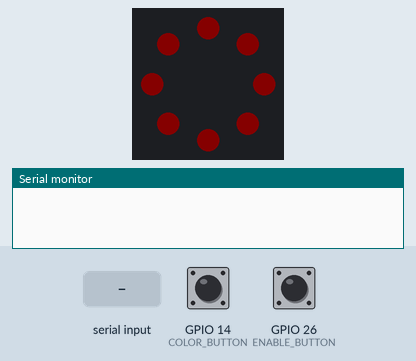
The sketch below on a simulated ESP32. Parts: 8 RGB LEDs in a ring, first at the top, clockwise, the last lines printed to the serial monitor. Inputs (shaded band) come from the test bench; at power-on: GPIO 26 (ENABLE_BUTTON) HIGH, GPIO 14 (COLOR_BUTTON) HIGH. Dim RGB values are drawn brighter than linear.

Above: at 1.2 s.
1.3 s: GPIO 26 (ENABLE_BUTTON) pulled LOW for 0.15 s
At 1.4 s:
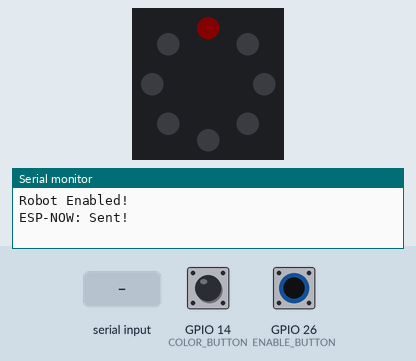
2.0 s: "2\n" received over Serial
At 2.3 s:
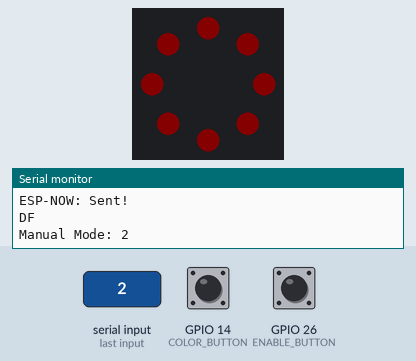
5.0 s: GPIO 14 (COLOR_BUTTON) pulled LOW for 1 s
At 5.35 s:
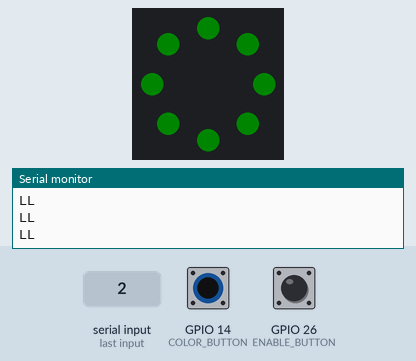
6.6 s: "90,45\n" received over Serial
At 9.2 s:
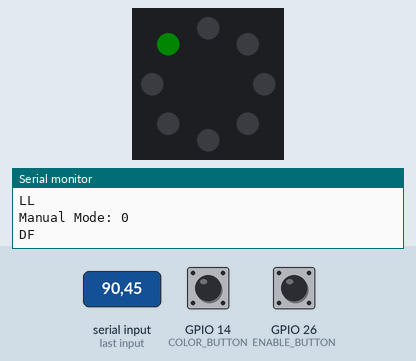
9.4 s: GPIO 14 (COLOR_BUTTON) pulled LOW for 3.2 s
At 11.16 s:
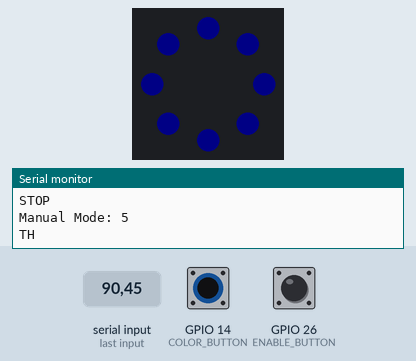
13.2 s: GPIO 14 (COLOR_BUTTON) pulled LOW for 1 s
At 14.64 s:
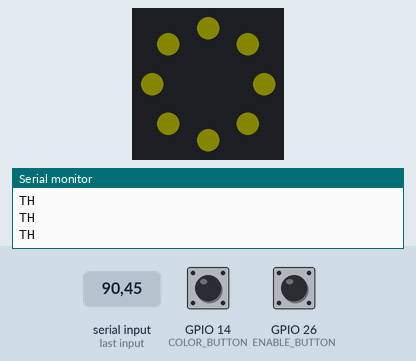
Timing chart, 0 to 15.8 s (numbered marks = the images above; inputs shaded):
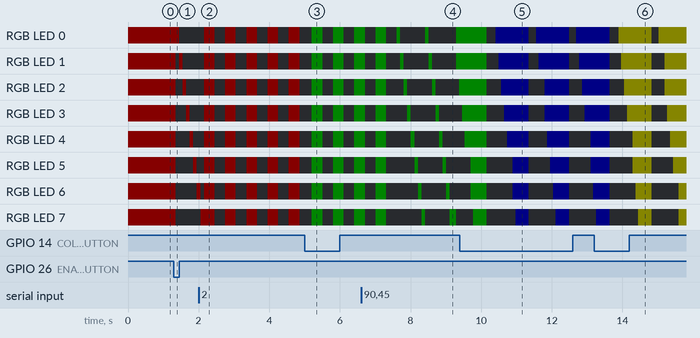

The sketch:

0407_version_color_timer_enable_typing_ESPtesting.ino
```cpp
/*
=====================================================
LED Ring + ESP-NOW Controller (By: [Your Name])
Version: 2025-04-07
=====================================================

📘 USER GUIDE:
1️⃣ Color Button (GPIO 14):
    - Press to cycle through predefined team colors on the LED ring.

2️⃣ Enable Button (GPIO 26):
    - Press to start the robot system.
    - Sends an ESP-NOW "ENABLE" signal to other ESP32 modules.
    - Starts a 15-second timer.
    - After the timer, sends a "DISABLE" signal and stops the LED effects.

3️⃣ FSM State Control:
    - Receives FSM state (0–6) from other ESP32 modules via ESP-NOW.
    - Changes LED display mode accordingly.

4️⃣ Manual Debug Option:
    - You can type numbers 0 to 6 in the Serial Monitor (115200 baud)
      to manually override FSM display for debugging.

🧠 FSM State Mapping:
    0: Drive Forward
    1: Drive Backward
    2: Launch Left
    3: Launch Right
    4: Stop
    5: To Home
    6: At Home
=====================================================
*/

#include <Adafruit_NeoPixel.h>
#include <esp_now.h>
#include <WiFi.h>

#define LED_PIN 13
#define COLOR_BUTTON 14
#define NUM_LEDS 8
#define ENABLE_BUTTON 26
#define MY_ID 1  // Identifier for this ESP32 board

Adafruit_NeoPixel ring(NUM_LEDS, LED_PIN, NEO_GRB + NEO_KHZ800);

// ----- Global Variables -----
bool enabled = false;
bool lastEnableButtonState = HIGH;
int colorIndex = 0;
int motionCommand = 0; // FSM state (0–6)
int lastColorButtonState = HIGH;
int startTime;
int duration = 150000; // Duration = 2 min 30 sec

uint32_t colors[] = {
  ring.Color(255, 0, 0),     // Red
  ring.Color(0, 255, 0),     // Green
  ring.Color(0, 0, 255),     // Blue
  ring.Color(255, 255, 0),   // Yellow
  ring.Color(255, 255, 255)  // White
};
int totalColors = sizeof(colors) / sizeof(colors[0]);

// ----- ESP-NOW Setup -----
typedef struct struct_message {
  uint8_t senderID;
  uint8_t command;   // 1 = ENABLE, 2 = DISABLE, 3 = FSM State
  uint8_t state;     // FSM state value (0–6)
} struct_message;

struct_message outgoingData;
uint8_t broadcastAddress[] = {0xFF, 0xFF, 0xFF, 0xFF, 0xFF, 0xFF}; // Can be replaced with specific MAC

void sendCommand(uint8_t cmd, uint8_t state = 0) {
  outgoingData.senderID = MY_ID;
  outgoingData.command = cmd;
  outgoingData.state = state;
  esp_err_t result = esp_now_send(broadcastAddress, (uint8_t *) &outgoingData, sizeof(outgoingData));
  Serial.println(result == ESP_OK ? "ESP-NOW: Sent!" : "ESP-NOW: Send Failed");
}

// ESP-NOW receive callback (new ESP32 v3+ format)
void OnDataRecv(const esp_now_recv_info_t *info, const uint8_t *incomingData, int len) {
  struct_message incoming;
  memcpy(&incoming, incomingData, sizeof(incoming));
  if (incoming.command == 3) {
    motionCommand = incoming.state;
    Serial.print("Received FSM state: ");
    Serial.println(motionCommand);
  }
}

void setup() {
  pinMode(COLOR_BUTTON, INPUT_PULLUP);
  pinMode(ENABLE_BUTTON, INPUT_PULLUP);
  Serial.begin(115200);

  ring.begin();
  ring.setBrightness(8);
  ring.show();

  // Initialize ESP-NOW
  WiFi.mode(WIFI_STA);
  if (esp_now_init() != ESP_OK) {
    Serial.println("ESP-NOW init failed");
    return;
  }
  esp_now_register_recv_cb(OnDataRecv);

  esp_now_peer_info_t peerInfo = {};
  memcpy(peerInfo.peer_addr, broadcastAddress, 6);
  peerInfo.channel = 0;
  peerInfo.encrypt = false;
  if (esp_now_add_peer(&peerInfo) != ESP_OK) {
    Serial.println("Failed to add peer");
    return;
  }

}

void loop() {
  // Handle color selection button
  int colorButtonState = digitalRead(COLOR_BUTTON);
  if (colorButtonState == LOW && lastColorButtonState == HIGH) {
    delay(50); // Debounce
    colorIndex = (colorIndex + 1) % totalColors;
    alwaysBright(colors[colorIndex]);
  }
  lastColorButtonState = colorButtonState;

  // Handle ENABLE button
  bool enableState = digitalRead(ENABLE_BUTTON);
  if (enableState == LOW && lastEnableButtonState == HIGH) {
    delay(50); // Debounce
    if (digitalRead(ENABLE_BUTTON) == LOW) {
      enabled = true;
      startTime = millis();
      Serial.println("Robot Enabled!");
      sendCommand(1); // Send ENABLE signal
    }
  }
  lastEnableButtonState = enableState;

  // Optional manual typing input for FSM state (0–6)
  if (Serial.available() > 0) {
    char input = Serial.read();
    if (input >= '0' && input <= '6') {
      motionCommand = input - '0';
      Serial.print("Manual Mode: ");
      Serial.println(motionCommand);
    }
  }

  // Main execution loop
  if (enabled) {
    switch (motionCommand) {
      case 0: rotatingEffectCW(colors[colorIndex]); Serial.println("DF"); break; //Drive Forward
      case 1: rotatingEffectCCW(colors[colorIndex]); Serial.println("DB"); break; //Drive Backward
      case 2: slowBlinkingEffect(colors[colorIndex]); Serial.println("LL"); break; //Launch Left
      case 3: fastBlinkingEffect(colors[colorIndex]); Serial.println("LR"); break; //Launch Right
      case 4: alwaysBright(colors[colorIndex]); Serial.println("STOP"); break; //STOP
      case 5: wipeFillEffect(colors[colorIndex]); Serial.println("TH"); break; //To Home
      case 6: pulseForward(colors[colorIndex]); Serial.println("AT"); break; //At Home
    }

    if ((millis() - startTime) > duration) {
      enabled = false;
      Serial.println("Timer expired. Sending DISABLE signal.");
      sendCommand(2); // Send DISABLE signal
    }
  } else {
    alwaysBright(colors[colorIndex]);
  }
}

// ================= LED Display Effects =================
void rotatingEffectCW(uint32_t color) {
  for (int i = 0; i < NUM_LEDS; i++) {
    ring.clear();
    ring.setPixelColor(i, color);
    ring.show();
    delay(100);
  }
}
void rotatingEffectCCW(uint32_t color) {
  for (int i = NUM_LEDS - 1; i >= 0; i--) {
    ring.clear();
    ring.setPixelColor(i, color);
    ring.show();
    delay(100);
  }
}
void slowBlinkingEffect(uint32_t color) {
  ring.fill(color);
  ring.show();
  delay(300);
  ring.clear();
  ring.show();
  delay(300);
}
void fastBlinkingEffect(uint32_t color) {
  ring.fill(color);
  ring.show();
  delay(40);
  ring.clear();
  ring.show();
  delay(40);
}
void alwaysBright(uint32_t color) {
  ring.fill(color);
  ring.show();
}
void wipeFillEffect(uint32_t color) {
  ring.clear();
  for (int i = 0; i < NUM_LEDS; i++) {
    ring.setPixelColor(i, color);
    ring.show();
    delay(80);
  }
  delay(300);
  ring.clear();
  ring.show();
  delay(200);
}
void pulseForward(uint32_t color) {
  ring.clear();
  for (int i = 0; i < NUM_LEDS; i++) {
    ring.clear();
    ring.setPixelColor(i, color);
    if (i > 0) ring.setPixelColor(i - 1, dimColor(color, 100));
    if (i > 1) ring.setPixelColor(i - 2, dimColor(color, 40));
    ring.show();
    delay(80);
  }
}
uint32_t dimColor(uint32_t color, uint8_t brightness) {
  uint8_t r = (uint8_t)(color >> 16);
  uint8_t g = (uint8_t)(color >> 8);
  uint8_t b = (uint8_t)color;
  r = (r * brightness) / 255;
  g = (g * brightness) / 255;
  b = (b * brightness) / 255;
  return ring.Color(r, g, b);
}
```

Measured:
- after the input at 1.3 s, RGB LED 0: RGB(8, 0, 0) → off after 0.15 s; RGB LED 1: RGB(8, 0, 0) → off after 0.05 s, → RGB(8, 0, 0) 0.10 s later, → off 0.10 s later
- after the input at 2.0 s, the LEDs: first differ from a run without the input after 0.15 s (image 2)
- after the input at 5.0 s, the LEDs: change after 0.21 s (image 3)
- after the input at 6.6 s, the LEDs: first differ from a run without the input after 1.0 s (image 4 shows a later state)
- after the input at 9.4 s, the LEDs: first differ from a run without the input after 1.0 s (image 5 shows a later state)
- after the input at 13.2 s, the LEDs: first differ from a run without the input after 0.69 s (image 6 shows a later state)
